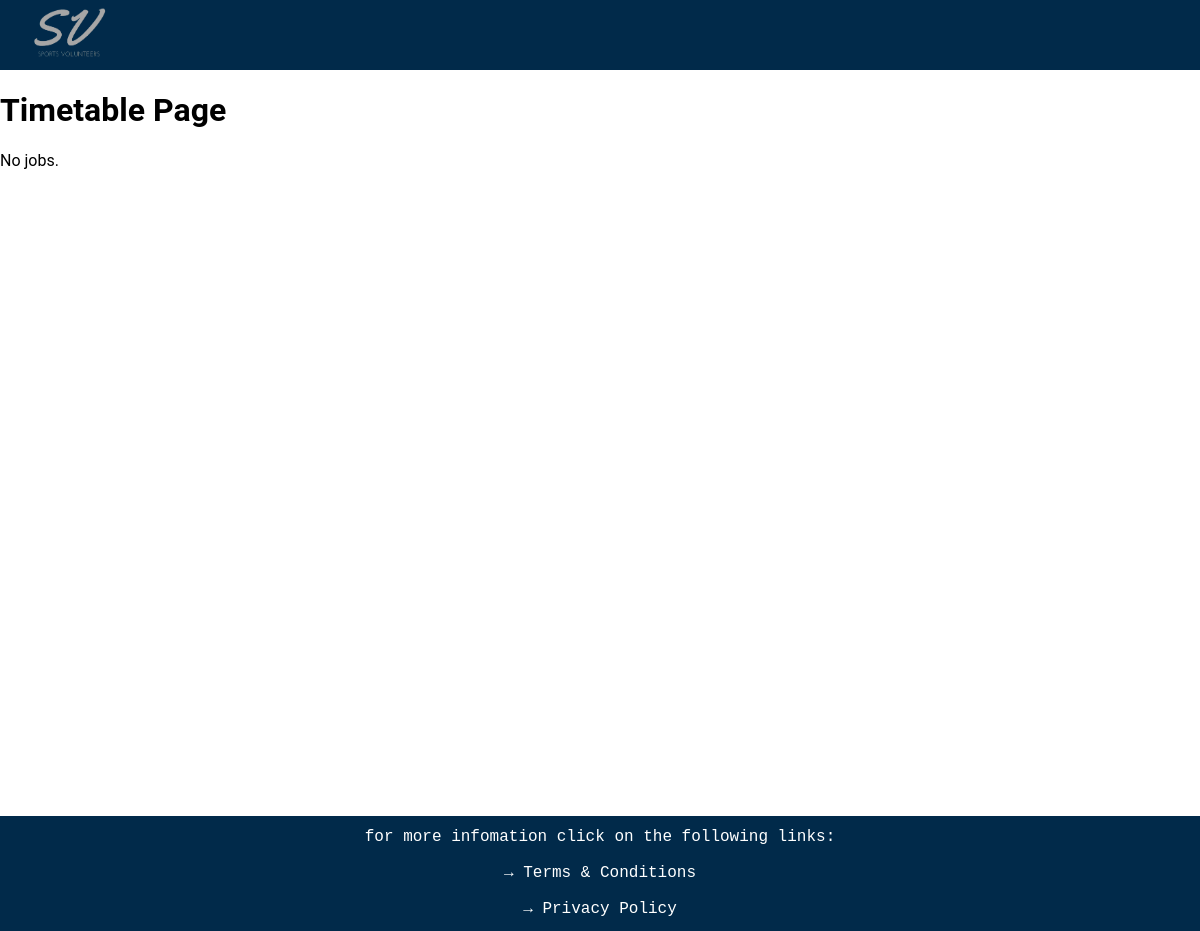
Page /timetable on the earlier database version.
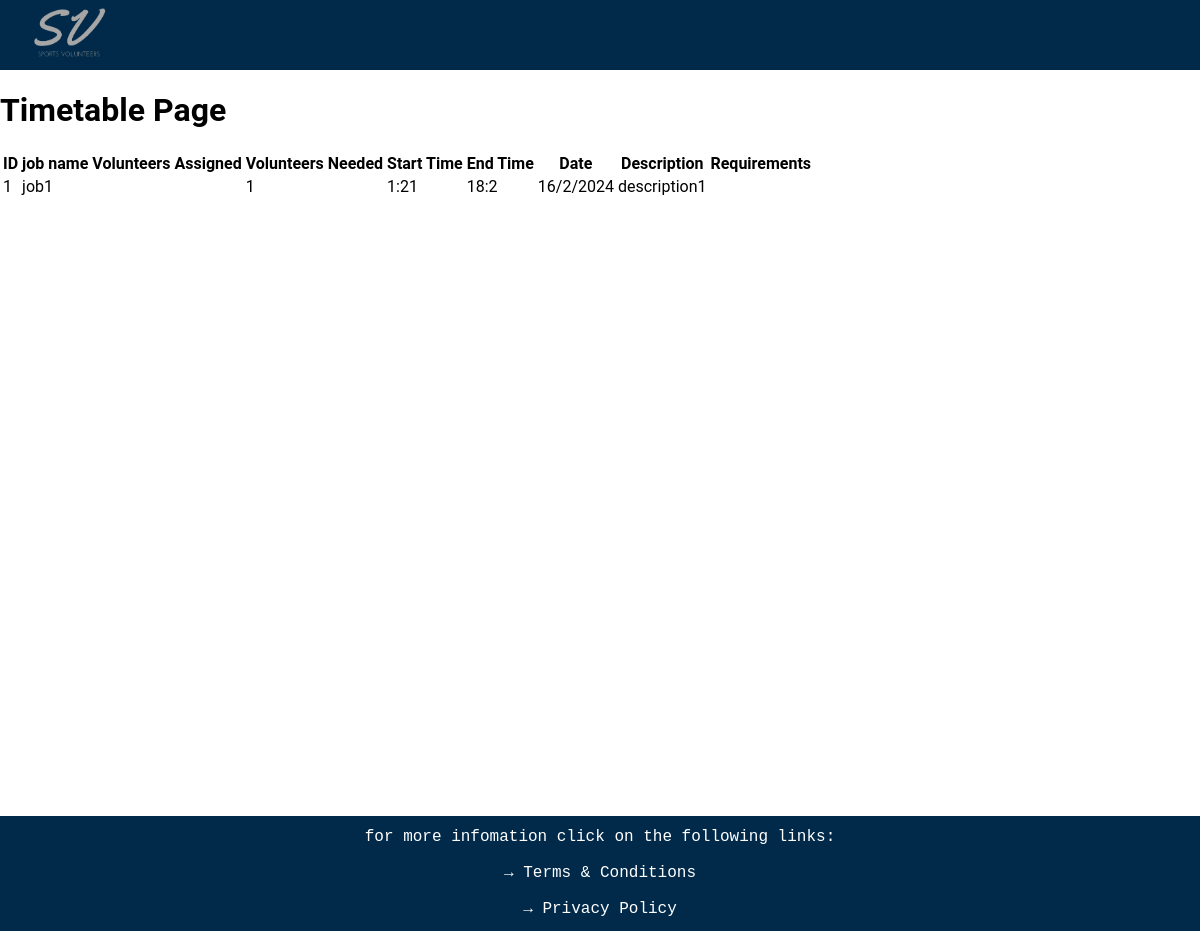
Same page on the later database version.
### website/databases.py (models this page shows, shortened)
class Jobs(UserMixin, db.Model):
    __tablename__ = 'jobs'
    job_id = db.Column(db.Integer, primary_key=True)
    job_name = db.Column(db.String(20))
    volunteers_assigned = db.Column(db.String(300))
    volunteers_needed = db.Column(db.Integer)
    start_time = db.Column(db.String(20))
    end_time = db.Column(db.String(20))
    date = db.Column(db.String(20))
    job_description = db.Column(db.String(300))
    job_requirements = db.Column(db.String(200))

### website/routes.py (the view)
@app.route('/timetable')
def timetable():
    jobs = Jobs.query.all()
    return render_template('timetable.html', jobs=jobs)

### website/templates/timetable.html
{% extends "layout.html" %}
{% block page_content %}
<h1>Timetable Page</h1>
{% if jobs %}
<table>
    <thead>
        <tr>
            <th>ID</th>
            <th>job name</th>
            <th>Volunteers Assigned</th>
            <th>Volunteers Needed</th>
            <th>Start Time</th>
            <th>End Time</th>
            <th>Date</th>
            <th>Description</th>
            <th>Requirements</th>
        </tr>
    </thead>
    <tbody>
        {% for job in jobs %}
        <tr>
            <td>{{ job.job_id }}</td>
            <td>{{ job.job_name }}</td>
            <td>{{ job.volunteers_assigned }}</td>
            <td>{{ job.volunteers_needed }}</td>
            <td>{{ job.start_time }}</td>
            <td>{{ job.end_time }}</td>
            <td>{{ job.date }}</td>
            <td>{{ job.job_description }}</td>
            <td>{{ job.job_requirements }}</td>
        </tr>
        {% endfor %}
    </tbody>
</table>
{% else %}
<p>No jobs.</p>
{% endif %}
{% endblock %}

### website/templates/layout.html (shortened to what this page needs)
<!DOCTYPE html>
{% import "bootstrap/wtf.html" as wtf %}
<head>
    <link rel=stylesheet type=text/css href="{{ url_for('static', filename='styles.css') }}">
</head>
<div id="page-container">
    <ul class="navbar">
        {% if current_user.is_authenticated %}
        <li>
            <div class="navbar_box_logo">
                <a class="navbar_item" href="{{ url_for('home') }}">
                    <img class="top_logo"
                        src="{{ url_for('static', filename='images/darker_logo.png') }}"
                        onmouseover="this.src='{{ url_for('static', filename='images/light_logo.png') }}'"
                        onmouseout="this.src='{{ url_for('static', filename='images/darker_logo.png') }}'"
                        alt="logo image" />
                </a>
            </div>
        </li>
        {% else %}
        <li>
            <div class="navbar_box_logo">
                <a class="navbar_item" href="{{ url_for('login') }}">
                    <img class="top_logo"
                        src="{{ url_for('static', filename='images/darker_logo.png') }}"
                        onmouseover="this.src='{{ url_for('static', filename='images/light_logo.png') }}'"
                        onmouseout="this.src='{{ url_for('static', filename='images/darker_logo.png') }}'"
                        alt="logo image" />
                </a>
            </div>
        </li>
        {% endif %}
    </ul>
    <div id = "content-wrap">
        {% block page_content %}{% endblock %}
    </div>
</div>
<footer class="footer">
    <p class = 'footer_text'>for more infomation click on the following links:</p>
    <p><a href="{{ url_for('terms') }}" class = 'footer_link'>→ Terms & Conditions</a></p>
    <p><a href="{{ url_for('privacy')}}" class = 'footer_link'>→ Privacy Policy</a></p>
</footer>

### website/static/styles.css (style rules this page uses)
.navbar { list-style-type: none; padding: 0; overflow: hidden; background-color: #012A4A; position: sticky; top: 0px; margin: 0px; z-index: 1; }
.navbar_box_logo { height: 50px; width: 140px; margin-top: 10px; margin-bottom: 10px; }
li { float: left; }
.navbar_item { display: block; text-decoration: none; font-family: Andale Mono, monospace; color: #F3F3F3; font-size: 120%; text-align: center; padding: 10% 10%; }
#page-container { position: relative; min-height: 100vh; }
#content-wrap { overflow: auto; }
.top_logo { height: 80px; width: 80px; text-align: center; display: flex; margin-left: 15px; margin-top: -30px; }
.footer { width: 100%; height: 115px; background-color: #012A4A; text-align: center; margin-top: auto; }
.footer_text, .footer_link { color: white; text-decoration: none; font-family: Andale Mono, monospace; font-size: 16px; text-align: center; }
.footer_text { padding-top: 12px; }

Differences in the rows shown:
added Jobs: job_id "1", job_name "job1", volunteers_needed "1", start_time "1:21", end_time "18:2", date "16/2/2024", job_description "description1"
Other differences:
text no longer shown: "No jobs."
text now shown: "ID job name Volunteers Assigned Volunteers Needed Start Time End Time Date Description Requirements"
